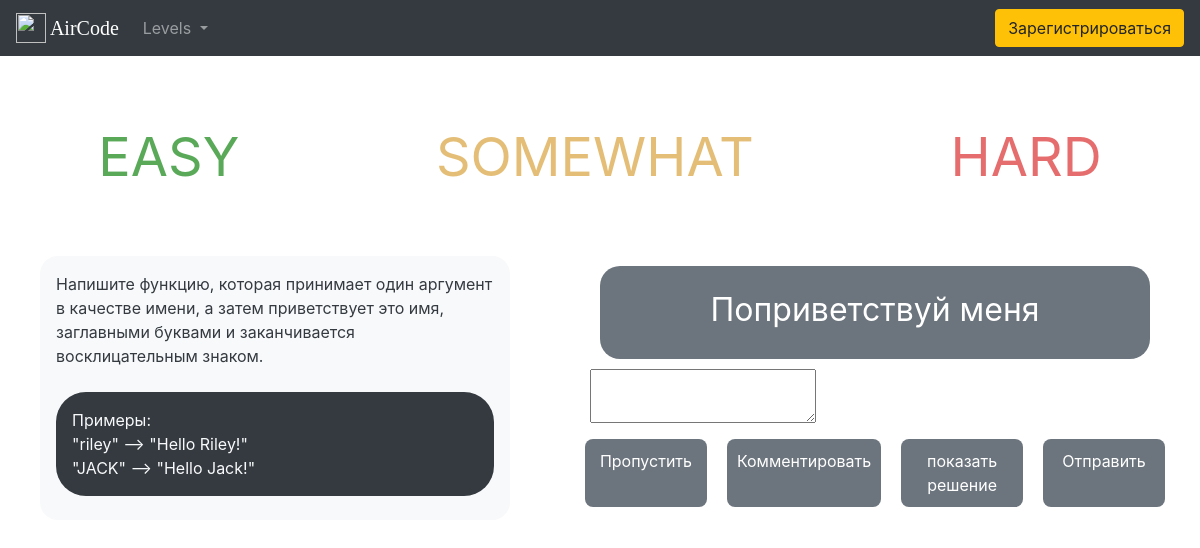
The page /task_template/1/ on the database its author committed.
### main/models.py (models this page shows, shortened)
class Task(models.Model):
    article = models.CharField('Название', max_length=120)
    lvl = models.CharField('Уровень', max_length=100)
    textarea = models.TextField(max_length=5600)
    examples = models.TextField('Примеры', max_length=240)
    post_date = models.DateField("Date", default=datetime.date.today)

### main/views.py (the view)
# urls.py: path("task_template/<int:pk>/", TaskDetailView.as_view(), name="task_template"),
class TaskDetailView(DetailView):
    model = Task
    template_name = 'main/tasks_template.html'
    def get_context_data(self, *args, **kwargs):
        cat_menu = Category.objects.all()
        context = super(TaskDetailView, self).get_context_data(*args, **kwargs)
        stuff = get_object_or_404(Task, id=self.kwargs['pk']) # получаем id поста
        article = stuff.article
        textarea = stuff.textarea
        examples = stuff.examples
        context['article'] = article
        context['textarea'] = textarea
        context['examples'] = examples
        return context

### main/templates/main/tasks_template.html (shortened to what this page needs)
{% extends 'main/base.html' %}
{% load static %}
{% block content %}
    <div class="container-fluid">
        <div class="row justify-content-around align-items-center" style=" height: 200px">
            <a href="#" class="top-bar-content" style="color: #59a959;">EASY</a>
            <a href="#" class="top-bar-content" style="color: #e4be77;">SOMEWHAT</a>
            <a href="#" class="top-bar-content" style="color: #e66d6d;">HARD</a>
        </div>
        <div class="row justify-content-around">
            <div class="col-md-5 task_bar">
                {% block task_text %}
                <div class="p-3 mb-2 bg-light text-dark" style="border-radius: 18px;">{{textarea}}
                    <br><br>
                <div class="p-3 mb-2 bg-dark text-light" style="border-radius: 30px;">Примеры:<br>{{examples|safe}}</div>
                </div>
                {% endblock task_text %}
            </div>
            <div class="col-md-6 code_bar">
                <div class="row task_name">
                    {% block task_name %}{{article}}{% endblock task_name %}
                </div>
                <textarea></textarea>
                <div class="row">
                    <a href="#" class="col bottom-code-bar">
                        Пропустить
                    </a>
                    <a href="#" class="col bottom-code-bar">
                        Комментировать
                    </a>
                    <a href="#" class="col bottom-code-bar">
                        показать решение
                    </a>
                    <a href="#" class="col bottom-code-bar">
                        Отправить
                    </a>
                </div>
            </div>
        </div>
    </div>
{% endblock %}

### main/templates/main/base.html (shortened to what this page needs)
<!doctype html>
{% load static %}
<html lang="en">
  <head>
    <link rel="stylesheet" href="https://stackpath.bootstrapcdn.com/bootstrap/4.4.1/css/bootstrap.min.css">
    <link rel="stylesheet" href="{% static 'main/style.css' %}">
  </head>
  <body>
    <nav class="navbar navbar-expand-lg navbar-dark bg-dark">
      <a style="
    font-family: cursive;" class="navbar-brand" href="{% url 'home'%}"><img src="https://image.flaticon.com/icons/svg/2809/2809495.svg" width="30" height="30" class="d-inline-block align-top" alt="">
    AirCode</a>
  <div class="collapse navbar-collapse" id="navbarSupportedContent">
    <ul class="navbar-nav mr-auto">
      <li class="nav-item dropdown">
        <a class="nav-link dropdown-toggle" href="#" id="navbarDropdown" role="button" data-toggle="dropdown" aria-haspopup="true" aria-expanded="false">
          Levels
        </a>
      </li>
    </ul>
    {% if user.is_authenticated %}
      <span>
          <a class="btn btn-warning my-2 my-sm-0" href="#">Аккаунт</a>
      </span>
    {% else %}
      <span>
          <a class="btn btn-warning my-2 my-sm-0" href="{% url 'register' %}">Зарегистрироваться</a>
      </span>
    {% endif %}
  </div>
</nav>
  {% block content %}
  {% endblock %}
  </body>
</html>

### main/static/main/style.css (style rules this page uses)
.top-bar-content { text-decoration: none; color: #6C757D; font-size: 54px; }
body > div > div > a { -webkit-transition: all 0.3s ease; -moz-transition: all 0.3s ease; -o-transition: all 0.3s ease; transition: all 0.3s ease; }
.task_bar { min-height: auto; border-radius: 15px; }
.code_bar { min-height: auto; }
.task_name { margin: 10px; padding-bottom: 25px; padding-top: 20px; padding-right: 30px; padding-left: 30px; border-radius: 20px; background-color: #6C757D; color: white; justify-content: center; text-align: center; font-size: 32px; }
.bottom-code-bar { text-decoration: none; background-color: #6C757D; color: white; font-size: 16px; justify-content: center; text-align: center; padding: 10px; margin: 10px; border-radius: 8px; }
body > div > div > div > div > a { -webkit-transition: all 0.2s ease; -moz-transition: all 0.2s ease; -o-transition: all 0.2s ease; transition: all 0.2s ease; }

### rows shown on the page
Task: textarea "Напишите функцию, которая принимает один аргумент в качестве имени, а затем приветствует это имя, заглавными буквами и заканчивается восклицательным знаком.", examples "\"riley\" --> \"Hello Riley!\" \"JACK\" --> \"Hello Jack!\"", article "Поприветствуй меня"
